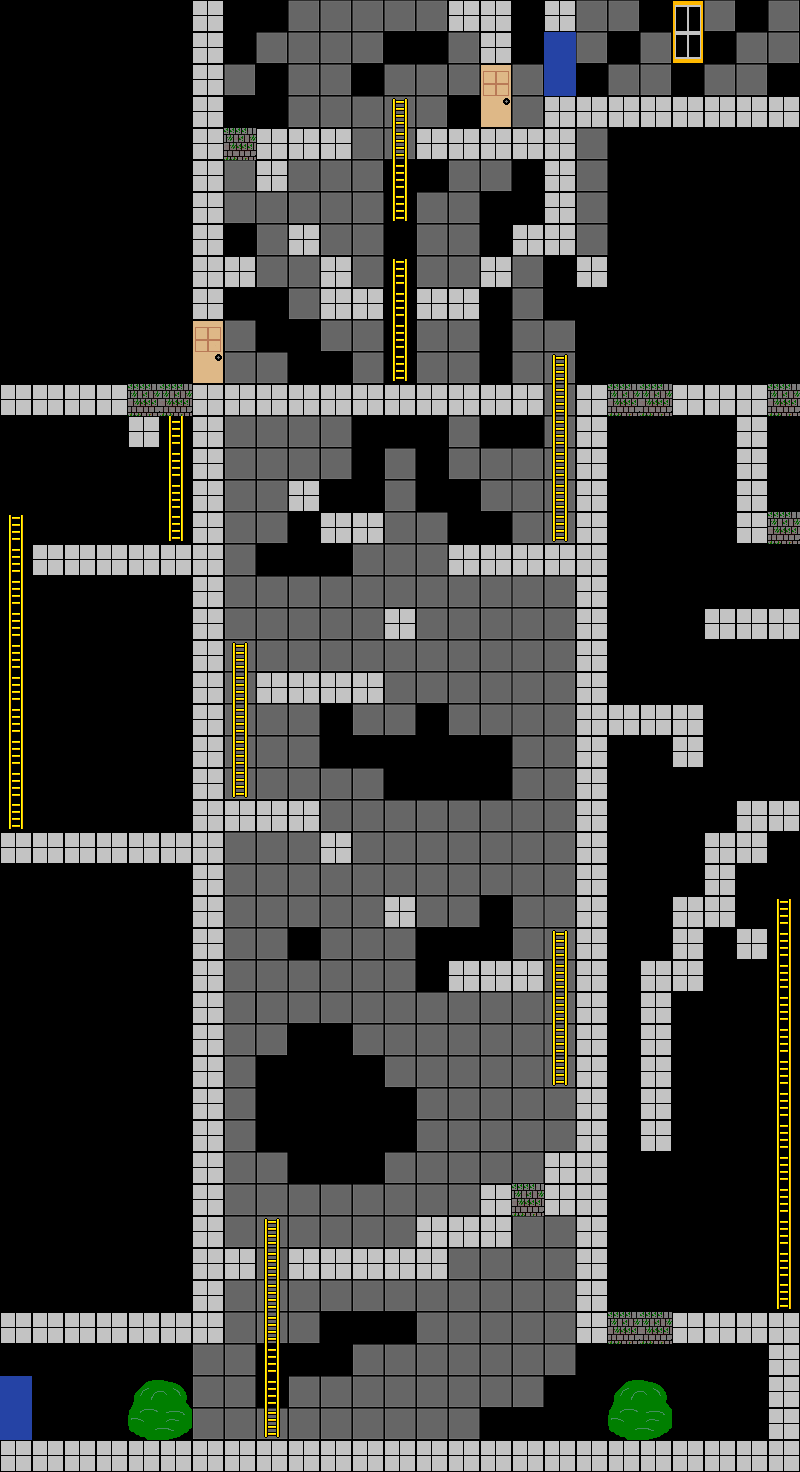

This game map was drawn from its Tiled (.tmx) file and the tilesets committed beside it. A one-line description and the trimmed map source follow:
An orthogonal 25x46 tile map with 32x32 px tiles, 6 tile layers (Background, Foreground, Ladder, Top, ...), 3 tilesets and 12 objects (tower6, tower4).

<map version="1.0" orientation="orthogonal" width="25" height="46" tilewidth="32" tileheight="32">
 <tileset firstgid="1" name="spritesheet" tilewidth="32" tileheight="32">
  <image source="spritesheets/spritesheet.png" trans="ff00ff" width="320" height="320" />
 </tileset>
 <tileset firstgid="101" name="spritesheet2" tilewidth="32" tileheight="32">
  <image source="spritesheets/spritesheet2.png" width="320" height="320" />
 </tileset>
 <tileset firstgid="201" name="Tileset3" tilewidth="32" tileheight="32">
  <image source="spritesheets/spritesheet3.png" trans="ff00ff" width="320" height="320" />
 </tileset>
 <layer name="Background" width="25" height="46">
  <data>[1150 cells, 500 non-empty, 10 distinct tile ids]</data>
 </layer>
 <layer name="Foreground" width="25" height="46">
  <data>[1150 cells, 229 non-empty, 1 distinct tile ids]</data>
 </layer>
 <layer name="Ladder" width="25" height="46">
  <data>[1150 cells, 59 non-empty, 3 distinct tile ids]</data>
 </layer>
 <layer name="Top" width="25" height="46">
  <data>[1150 cells, 0 non-empty, 0 distinct tile ids]</data>
 </layer>
 <objectgroup name="Transition" width="25" height="46">
  <properties>
   <property name="cx" value="480" />
   <property name="cy" value="480" />
   <property name="d" value="1" />
   <property name="x" value="300" />
   <property name="y" value="300" />
  </properties>
  <object name="tower6" x="544" y="32" width="32" height="64">
   <properties>
    <property name="cx" value="0" />
    <property name="cy" value="0" />
    <property name="d" value="0" />
    <property name="map" value="tower5" />
    <property name="x" value="64" />
    <property name="y" value="352" />
   </properties>
  </object>
  <object name="tower4" x="0" y="1376" width="32" height="64">
   <properties>
    <property name="cx" value="480" />
    <property name="cy" value="0" />
    <property name="d" value="1" />
    <property name="map" value="tower5" />
    <property name="x" value="426" />
    <property name="y" value="72" />
   </properties>
  </object>
 </objectgroup>
 <layer name="Breakable" width="25" height="46">
  <data>[1150 cells, 10 non-empty, 1 distinct tile ids]</data>
 </layer>
 <layer name="Doors" width="25" height="46">
  <data>[1150 cells, 5 non-empty, 3 distinct tile ids]</data>
 </layer>
 <objectgroup name="NPC" width="25" height="46">
  <object x="96" y="480" width="32" height="64">
   <properties>
    <property name="id" value="5" />
    <property name="questAdvance" value="none" />
    <property name="spritesheet" value="npc" />
    <property name="text" value="I've been stuck here a long time" />
    <property name="xFrames" value="3" />
    <property name="yFrames" value="1" />
   </properties>
  </object>
 </objectgroup>
 <objectgroup name="Objects" width="25" height="46">
  <properties>
   <property name="Type" value="key" />
  </properties>
  <object x="736" y="896" width="32" height="32">
   <properties>
    <property name="Type" value="super essence" />
   </properties>
  </object>
  <object x="128" y="800" width="32" height="32">
   <properties>
    <property name="Type" value="essence" />
   </properties>
  </object>
  <object x="160" y="672" width="32" height="32">
   <properties>
    <property name="Type" value="super essence" />
   </properties>
  </object>
  <object x="768" y="480" width="32" height="32">
   <properties>
    <property name="Type" value="essence" />
   </properties>
  </object>
  <object x="288" y="448" width="32" height="32">
   <properties>
    <property name="Type" value="key" />
   </properties>
  </object>
  <object x="224" y="224" width="32" height="32">
   <properties>
    <property name="Type" value="key" />
   </properties>
  </object>
 </objectgroup>
 <objectgroup name="Visited" width="25" height="46">
  <properties>
   <property name="mapId" value="9" />
   <property name="visited" value="false" />
  </properties>
 </objectgroup>
 <objectgroup name="Load" width="25" height="46" />
 <objectgroup name="Enemy" width="25" height="46">
  <object x="256" y="320" width="32" height="64">
   <properties>
    <property name="hits" value="5" />
    <property name="spritesheet" value="enemy1" />
    <property name="xFrames" value="3" />
    <property name="yFrames" value="1" />
   </properties>
  </object>
  <object x="384" y="1184" width="32" height="64">
   <properties>
    <property name="hits" value="5" />
    <property name="spritesheet" value="enemy1" />
    <property name="xFrames" value="3" />
    <property name="yFrames" value="1" />
   </properties>
  </object>
  <object x="352" y="608" width="32" height="64">
   <properties>
    <property name="hits" value="5" />
    <property name="spritesheet" value="enemy1" />
    <property name="xFrames" value="3" />
    <property name="yFrames" value="1" />
   </properties>
  </object>
 </objectgroup>
</map>
